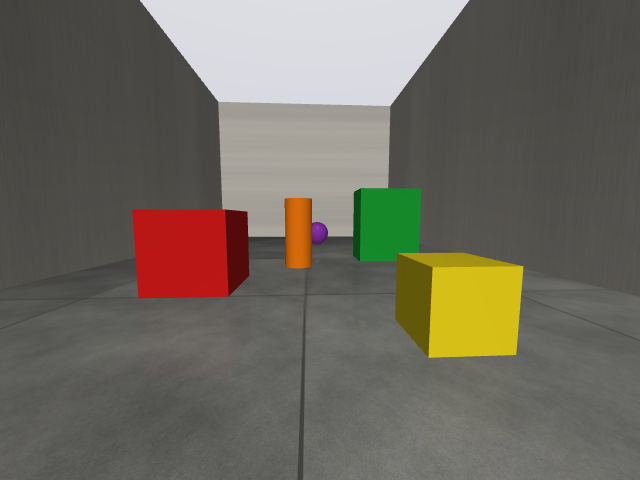
#> input picture q4_vision/data/ego/rgb_015.png, 640 x 480 px
$ python 02_gaussian_pyramid.py
#> lines starting #> are read from the running program, lines starting #| are printed output that depends on the picture
### q4_vision/viz_style.py
"""Shared plotting style and small helpers for the Question 4 scripts."""
import json, os
import matplotlib
matplotlib.use("Agg")
import matplotlib.pyplot as plt

SURFACE = "#fcfcfb"
TEXT = "#0b0b0b"
TEXT2 = "#52514e"
GRID = "#e4e3df"
# categorical slots, fixed order (blue, orange, aqua) - at most 3 series per chart
SERIES = ["#2a78d6", "#eb6834", "#1baf7a"]

plt.rcParams.update({
    "figure.facecolor": SURFACE, "axes.facecolor": SURFACE, "savefig.facecolor": SURFACE,
    "axes.edgecolor": GRID, "axes.labelcolor": TEXT2, "axes.titlecolor": TEXT,
    "xtick.color": TEXT2, "ytick.color": TEXT2, "text.color": TEXT,
    "axes.grid": True, "grid.color": GRID, "grid.linewidth": 0.6,
    "axes.spines.top": False, "axes.spines.right": False,
    "font.size": 10, "axes.titlesize": 11, "legend.frameon": False,
})

RESULTS = "results"
os.makedirs(RESULTS, exist_ok=True)


def save(fig, name):
    path = os.path.join(RESULTS, name)
    fig.savefig(path, dpi=130, bbox_inches="tight")
    plt.close(fig)
    print(f"  saved {path}")


# [6 lines left out: function log_metrics, not called in this run]


def image_axes(ax, title):
    ax.set_title(title, fontsize=10)
    ax.axis("off")

### q4_vision/02_gaussian_pyramid.py
"""
Method 2 - Gaussian pyramid (and the Laplacian pyramid built from it).

Experiments on a synthetic Go2 front-camera frame:
  1. Build a 4-level Gaussian pyramid (blur + downsample by 2 each level) and show it.
  2. Why blur before shrinking? Compare level 3 (1/8 size) of the pyramid against naive
     "take every 8th pixel" subsampling. Reference = area-averaged resize (cv2.INTER_AREA).
     Measure PSNR: the pyramid should be much closer to the reference (less aliasing).
  3. Build the Laplacian pyramid (band-pass details) and reconstruct the original image from it.
     Reconstruction error should be ~0 - the Laplacian pyramid is a lossless representation.
  4. Speed benefit: time a template search (find the yellow box) at full size vs. on level 2.
The pyramid is also what lets optical flow handle large motions - see 03_optical_flow.py.
"""
import time
import cv2
import numpy as np
import matplotlib.pyplot as plt
from viz_style import save, log_metrics, image_axes, SERIES, TEXT2

LEVELS = 4


def psnr(a, b):
    mse = np.mean((a.astype(np.float64) - b.astype(np.float64)) ** 2)
    return 10 * np.log10(255 ** 2 / mse)


def main():
    img = cv2.imread("data/ego/rgb_015.png")
#> img is the input picture: shape (480, 640, 3); mean B, G, R 94.6, 104.6, 109.9
    gray = cv2.cvtColor(img, cv2.COLOR_BGR2GRAY)
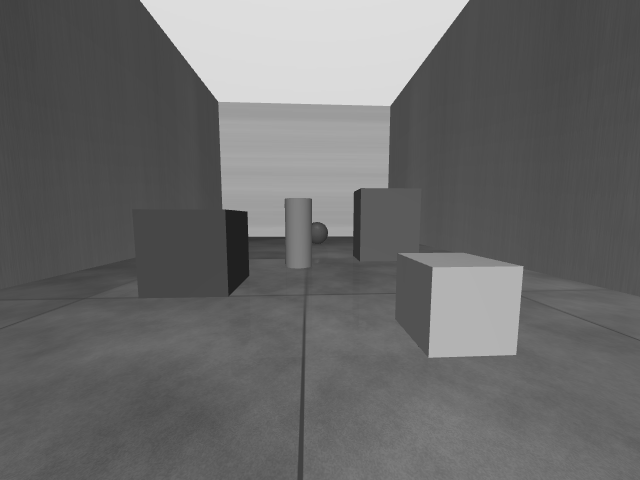
#> gray: shape (480, 640); min 32, max 222, mean 105.2

    # 1) Gaussian pyramid
    gp = [img]
    for _ in range(LEVELS - 1):
        gp.append(cv2.pyrDown(gp[-1]))
#> after the loop, gp = 4 items
    fig = plt.figure(figsize=(12, 4.2))
    widths = [g.shape[1] for g in gp]
#> widths = [640, 320, 160, 80]
    x0 = 0.0
    for i, g in enumerate(gp):
        w = widths[i] / sum(widths) * 0.98
        ax = fig.add_axes([x0, 0.05 + (0.85 - 0.85 * g.shape[0] / gp[0].shape[0]) / 2, w, 0.85 * g.shape[0] / gp[0].shape[0]])
        ax.imshow(g[..., ::-1]); image_axes(ax, f"level {i}: {g.shape[1]}x{g.shape[0]}")
        x0 += w + 0.005
#> this loop made 4 passes
#> (w, x0) on passes 1 to 4: (0.523, 0.528), (0.261, 0.794), (0.131, 0.93), (0.0653, 1)
#> after the loop, x0 = 1
    fig.suptitle("Gaussian pyramid of a synthetic Go2 front-camera frame", x=0.01, ha="left", y=1.02)
    save(fig, "fig02a_gaussian_pyramid.png")

    # 2) aliasing: pyramid vs. naive subsampling at 1/8 size (on a texture-rich crop: floor + wall)
    f = 2 ** (LEVELS - 1)
    ref = cv2.resize(gray, (gray.shape[1] // f, gray.shape[0] // f), interpolation=cv2.INTER_AREA)
    g = gray.copy()
    for _ in range(LEVELS - 1):
        g = cv2.pyrDown(g)
    naive = gray[::f, ::f][:ref.shape[0], :ref.shape[1]]
    g = g[:ref.shape[0], :ref.shape[1]]
    p_pyr, p_naive = psnr(g, ref), psnr(naive, ref)
#> in psnr, `mse = np.mean((a.astype(np.float64) - b.astype(np.float64)) ** 2)`: mse = 46.4
#> p_pyr = 31.47; p_naive = 28.44
    print(f"1/{f}-size image vs. area-averaged reference: pyramid PSNR {p_pyr:.1f} dB, naive subsampling PSNR {p_naive:.1f} dB")
#| 1/8-size image vs. area-averaged reference: pyramid PSNR 31.5 dB, naive subsampling PSNR 28.4 dB

    fig, axs = plt.subplots(1, 3, figsize=(12, 3.4))
    for ax, im, t in zip(axs, [ref, g, naive], ["reference (area average)", f"Gaussian pyramid level 3 ({p_pyr:.1f} dB)",
                                                f"naive every-{f}th-pixel ({p_naive:.1f} dB)"]):
        ax.imshow(cv2.resize(im, (gray.shape[1] // 2, gray.shape[0] // 2), interpolation=cv2.INTER_NEAREST), cmap="gray")
        image_axes(ax, t)
#> this loop made 3 passes
#> t on passes 1 to 3: 'reference (area average)', 'Gaussian pyramid level 3 (31.5 dB)', 'naive every-8th-pixel (28.4 dB)'
    fig.suptitle("Blurring before shrinking avoids aliasing (images enlarged so pixels are visible)", x=0.01, ha="left")
    save(fig, "fig02b_aliasing.png")
#> call 2 of save, with name = 'fig02b_aliasing.png'
#> in save (call 2), `fig.savefig(path, dpi=130, bbox_inches="tight")`:
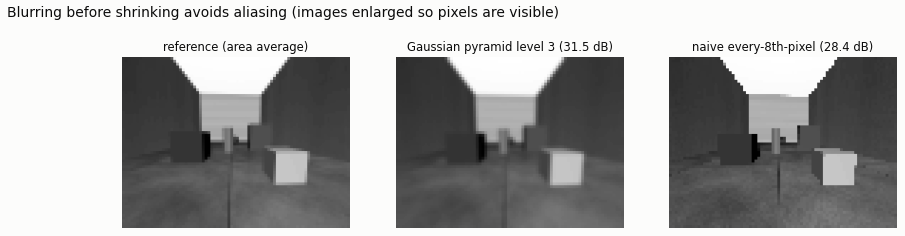
#> figure drawn by matplotlib, 3 panels

    # 3) Laplacian pyramid + reconstruction
    gpf = [gray.astype(np.float32)]
    for _ in range(LEVELS - 1):
        gpf.append(cv2.pyrDown(gpf[-1]))
#> after the loop, gpf = 4 items
    lp = []
    for i in range(LEVELS - 1):
        up = cv2.pyrUp(gpf[i + 1], dstsize=(gpf[i].shape[1], gpf[i].shape[0]))
        lp.append(gpf[i] - up)
#> after the loop, lp = 3 items
    lp.append(gpf[-1])
    rec = lp[-1]
    for i in range(LEVELS - 2, -1, -1):
        rec = cv2.pyrUp(rec, dstsize=(lp[i].shape[1], lp[i].shape[0])) + lp[i]
    rec_err = float(np.abs(rec - gpf[0]).max())
#> rec_err = 0
    print(f"Laplacian pyramid reconstruction: max abs error {rec_err:.2e} (gray levels)")
#| Laplacian pyramid reconstruction: max abs error 0.00e+00 (gray levels)

    fig, axs = plt.subplots(1, LEVELS, figsize=(13, 3))
    for i, ax in enumerate(axs):
        im = lp[i]
        ax.imshow(im if i == LEVELS - 1 else np.clip(im * 3 + 128, 0, 255), cmap="gray", vmin=0, vmax=255)
        image_axes(ax, f"L{i}" + (" (low-pass residual)" if i == LEVELS - 1 else " (detail band, x3)"))
#> this loop made 4 passes
#> pass 1, in main, `im = lp[i]`:
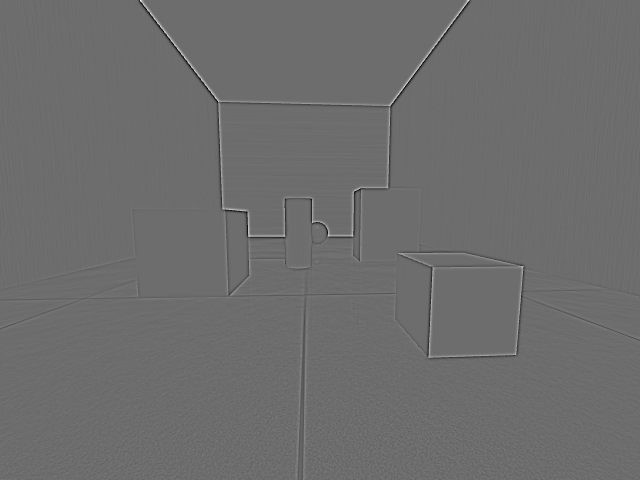
#> im: shape (480, 640) float32; min -60.83, max 81.03, mean 0; drawn with min black and max white
    fig.suptitle(f"Laplacian pyramid - reconstructs the original with max error {rec_err:.1e}", x=0.01, ha="left")
    save(fig, "fig02c_laplacian_pyramid.png")
#> call 3 of save, with name = 'fig02c_laplacian_pyramid.png'
#> in save (call 3), `fig.savefig(path, dpi=130, bbox_inches="tight")`:
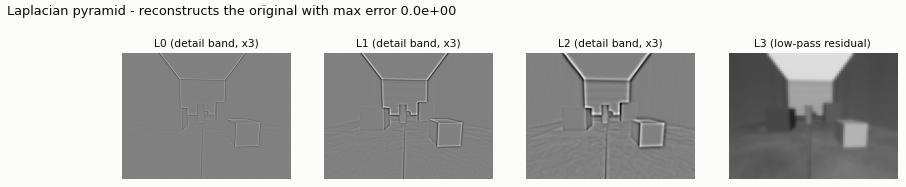
#> figure drawn by matplotlib, 4 panels

    # 4) speed: template matching at full resolution vs. pyramid level 2
    seg = cv2.imread("data/ego/seg_015.png", 0)
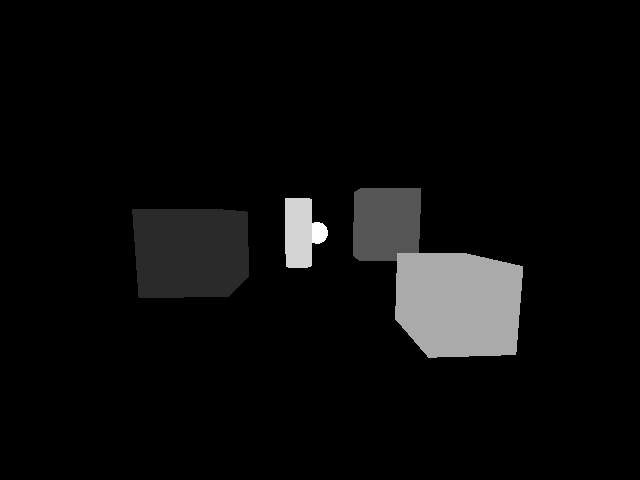
#> input picture q4_vision/data/ego/seg_015.png, 640 x 480 px
#> seg is the input picture: shape (480, 640); min 0, max 6, mean 0.253
    ys, xs = np.where(seg == 4)                       # 4 = yellow_box
#> ys = 11885 values from 253 to 357; xs = 11885 values, max 522 at index 1378, min 395 at index 6280, mean 458.5
    y0, y1, x0b, x1b = ys.min(), ys.max(), xs.min(), xs.max()
#> y0 = 253; y1 = 357; x0b = 395; x1b = 522
    tmpl_src = cv2.imread("data/ego/rgb_012.png", 0)  # template cut from an EARLIER frame
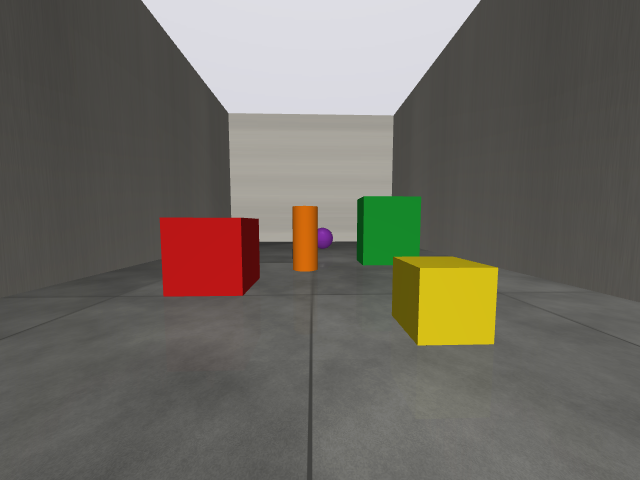
#> input picture q4_vision/data/ego/rgb_012.png, 640 x 480 px
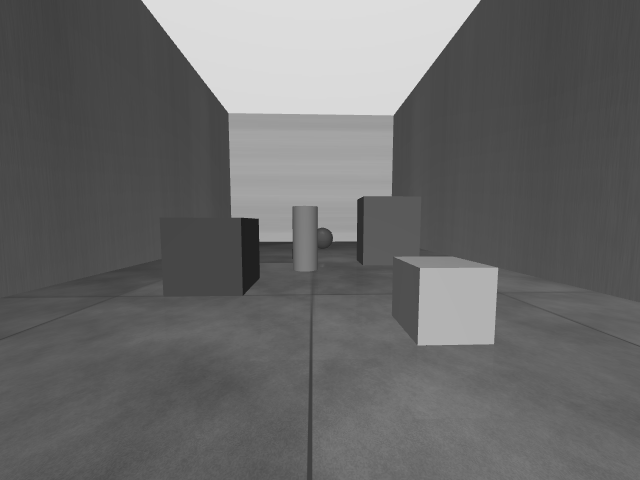
#> tmpl_src: shape (480, 640); min 31, max 221, mean 103.9
    seg12 = cv2.imread("data/ego/seg_012.png", 0)
#> (the run stopped early here; a loop or call above may not have finished)
